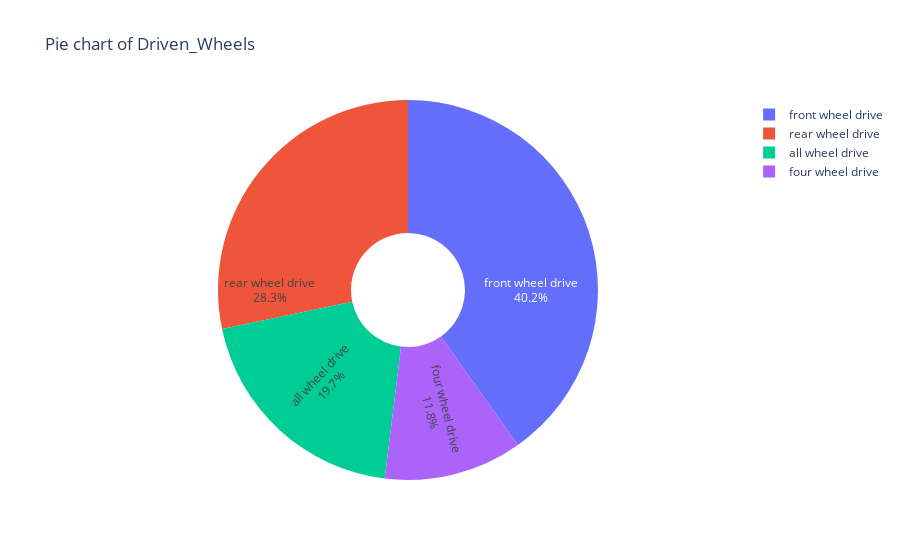

The cell this chart's notebook holds for it:
### Code cell
#Now trying to visualise the number of wheels used.

data_wheels = data['Driven_Wheels'].value_counts()

# Creating the pie chart
fig = go.Figure(data=[go.Pie(labels=data_wheels.index, values=data_wheels.values, textinfo='label+percent',
                             insidetextorientation='radial')])

# Updating the layout
fig.update_traces(hole=0.3, hoverinfo='label+percent+name')
fig.update_layout(title='Pie chart of Driven_Wheels')

# Displaying the pie chart
fig.show()

### Figure 1 — Plotly figure (JSON) as saved in the notebook; plotly's stock layout.template omitted (floating-point values rounded to 4 significant figures)
{"data": [{"hole": 0.3, "hoverinfo": "label+percent+name", "insidetextorientation": "radial", "labels": ["front wheel drive", "rear wheel drive", "all wheel drive", "four wheel drive"], "textinfo": "label+percent", "type": "pie", "values": [4787, 3371, 2353, 1403]}], "layout": {"title": {"text": "Pie chart of Driven_Wheels"}}}
